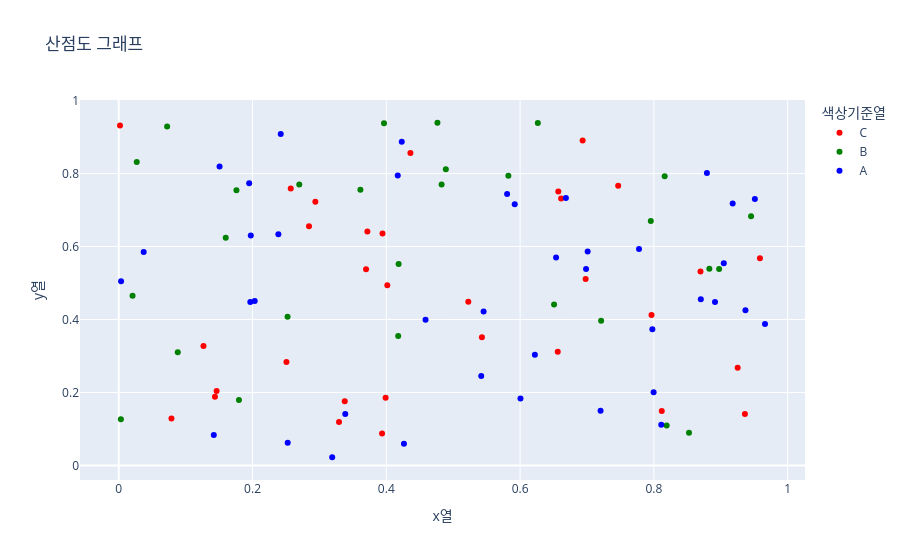

Notebook source saved alongside this figure:
### Markdown cell above
2. plotly express 활용, 자주 빈번하게 사용하는 그래프|차트 종류(목록)

1) 산점도 (scatter)
> 각 데이터간 상관관계 분석, 전체 데이터의 밀집도
> 매출대비, 이익 상관관계 // 저가, 고가 등 파악

px.scatter(df, x='x열', y='y열', color='색상범례값설정')

2) 선그래프 (line)
> 시계열차트, 시간경과에 따라서 데이터의 증감 추이를 파악 (주식차트)
> 기존 과거 데이터를 기반 -> 증가, 감소 (마케팅 예측, 대안 전략수립)
> 웹사이트 유입 트래픽 -> 어떤 시간대 유입, 요일 구매 많이

px.line(df, x='x열', y='y열')

3) 막대그래프 (bar)
> 서로 다른 데이터들 간 개별적인 수치값을 비교하려고 하는 경우
> 절대빈도 차트 / A, B -> 시험성적 비교 /
> 브랜드별 분기 매출 지표

px.bar(df, x='범주열', y='값')

4) 히스토그램 (histogram)
> 과거로부터 이어저온 데이터의 누적된 흐름을 보려고 할 때
> 특정 시점의 앞.뒤 데이터가 붙어져있어서 전체적인 흐름 판단이 용이
> 해당 기간 동안의 데이터의 그룹화 (군집화) 가능
> 2년의 기간 > 8개의 그룹으로 나눠서

px.histogram(df, x='데이터열', nbins = 몇 개의 구간으로 나눠서 데이터를 볼 것인가)

5) 상자그림 (boxplot)
> 특정 데이터그룹의 최소.최대.중앙.평균.이상치 값을 한번에 박스형태로 보여줌
> 상자(해당 데이터 그룹의 보편화된 값이 어디에 몰려있는가)
> 이상치(특이값 도출, 왜, 증가, 감소)

px.box(df, y=['비교하고자 하는 각 열'])

### Code cell
import plotly.express as px
import pandas as pd
import numpy as np

df = pd.DataFrame({
    "x열": np.random.rand(100), # 0부터 1미만의 실수자료형을 난수형태로 100개 생성 (중복 허용)
    "y열": np.random.rand(100),
    "색상기준열": np.random.choice(["A", "B", "C"], 100) # 최대한 비중을 근사치로 만들어줍니다. 34, 33, 33
})

fig = px.scatter(df, x="x열", y="y열", color="색상기준열", color_discrete_sequence=["red", "green", "blue"], title="산점도 그래프")

fig.show()

### Figure 1 — Plotly figure (JSON) as saved in the notebook; plotly's stock layout.template omitted (floating-point values rounded to 4 significant figures)
{"data": [{"hovertemplate": "색상기준열=C<br>x열=%{x}<br>y열=%{y}<extra></extra>", "legendgroup": "C", "marker": {"color": "red", "symbol": "circle"}, "mode": "markers", "name": "C", "orientation": "v", "showlegend": true, "type": "scatter", "x": [0.6935, 0.2571, 0.6614, 0.001865, 0.3697, 0.9361, 0.399, 0.6563, 0.8118, 0.8697, 0.1463, 0.3937, 0.3293, 0.5226, 0.7965, 0.436, 0.6572, 0.3943, 0.1438, 0.698, 0.7467, 0.0788, 0.543, 0.2845, 0.9253, 0.3717, 0.4015, 0.9586, 0.294, 0.2507, 0.1267, 0.3379], "xaxis": "x", "y": [0.8907, 0.759, 0.7319, 0.9318, 0.5376, 0.1409, 0.1859, 0.3118, 0.1495, 0.5317, 0.2041, 0.08739, 0.119, 0.4484, 0.4123, 0.8562, 0.7506, 0.636, 0.1882, 0.5112, 0.767, 0.1287, 0.3513, 0.6553, 0.2677, 0.6414, 0.4937, 0.5681, 0.7227, 0.2834, 0.3273, 0.1757], "yaxis": "y"}, {"hovertemplate": "색상기준열=B<br>x열=%{x}<br>y열=%{y}<extra></extra>", "legendgroup": "B", "marker": {"color": "green", "symbol": "circle"}, "mode": "markers", "name": "B", "orientation": "v", "showlegend": true, "type": "scatter", "x": [0.1599, 0.08821, 0.6508, 0.6265, 0.7212, 0.0269, 0.1797, 0.8191, 0.8525, 0.003196, 0.4765, 0.02063, 0.4827, 0.8976, 0.9453, 0.7954, 0.2699, 0.883, 0.176, 0.8162, 0.2524, 0.489, 0.5825, 0.4178, 0.3966, 0.3613, 0.4184, 0.0723], "xaxis": "x", "y": [0.624, 0.31, 0.441, 0.9387, 0.3968, 0.8318, 0.1796, 0.1098, 0.08956, 0.1269, 0.9393, 0.4649, 0.7704, 0.5383, 0.6828, 0.6701, 0.7702, 0.5389, 0.7546, 0.7929, 0.4074, 0.8118, 0.7939, 0.3546, 0.9381, 0.7556, 0.5522, 0.9288], "yaxis": "y"}, {"hovertemplate": "색상기준열=A<br>x열=%{x}<br>y열=%{y}<extra></extra>", "legendgroup": "A", "marker": {"color": "blue", "symbol": "circle"}, "mode": "markers", "name": "A", "orientation": "v", "showlegend": true, "type": "scatter", "x": [0.1967, 0.1421, 0.8914, 0.1974, 0.9662, 0.003464, 0.5455, 0.5806, 0.9369, 0.4587, 0.2033, 0.701, 0.6986, 0.7978, 0.4264, 0.951, 0.1507, 0.592, 0.3387, 0.6221, 0.9178, 0.6685, 0.7203, 0.4231, 0.2386, 0.03726, 0.8702, 0.6538, 0.5419, 0.2526, 0.7778, 0.4171, 0.6006, 0.8793, 0.8111, 0.3191, 0.195, 0.7996, 0.9046, 0.2422], "xaxis": "x", "y": [0.4482, 0.08328, 0.4477, 0.6303, 0.3874, 0.5048, 0.422, 0.7444, 0.4253, 0.3993, 0.4509, 0.5865, 0.5382, 0.3732, 0.05917, 0.73, 0.8194, 0.7157, 0.1409, 0.3031, 0.7178, 0.7331, 0.1496, 0.8875, 0.6336, 0.5848, 0.4559, 0.5701, 0.2454, 0.06216, 0.5935, 0.7951, 0.1838, 0.8017, 0.1118, 0.02248, 0.7733, 0.2003, 0.5542, 0.9085], "yaxis": "y"}], "layout": {"legend": {"title": {"text": "색상기준열"}, "tracegroupgap": 0}, "title": {"text": "산점도 그래프"}, "xaxis": {"anchor": "y", "domain": [0, 1], "title": {"text": "x열"}}, "yaxis": {"anchor": "x", "domain": [0, 1], "title": {"text": "y열"}}}}
